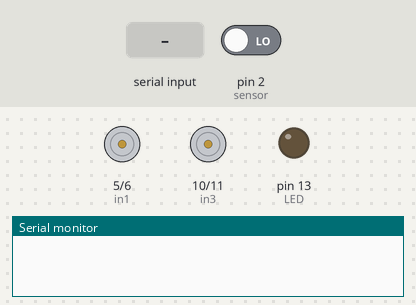
This sketch was run on a simulated Arduino Uno, built with avr-gcc and run on an emulated ATmega328P. Shown: motor-driver pin pairs drawn as motors (green arrow = first pin HIGH = forward, orange = second pin HIGH = backward, longer = more drive), output pins drawn as LEDs (lit = HIGH), the last lines printed to the serial monitor. The test bench sets the inputs (shaded band); at power-on: pin 2 (sensor) LOW.

Above: at 1.2 s.
1.3 s: pin 2 (sensor) driven HIGH
At 2.5 s:
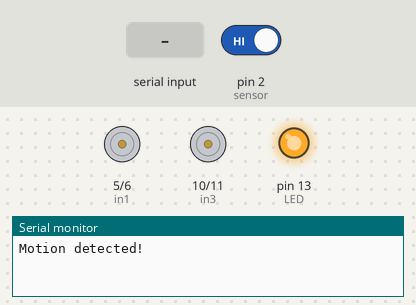
2.8 s: "F" received over Serial
At 3.9 s:
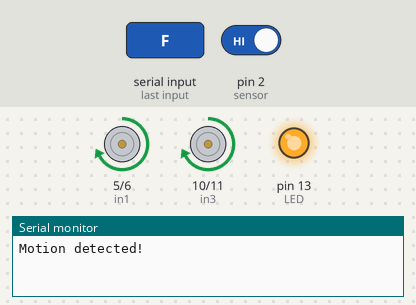
4.3 s: pin 2 (sensor) driven LOW
At 5.1 s:
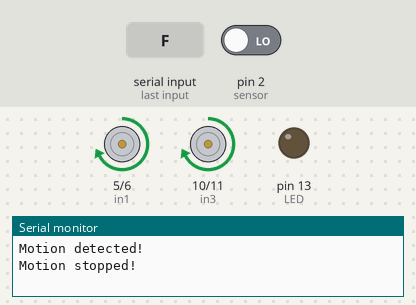
5.8 s: "B" received over Serial
At 6.2 s:
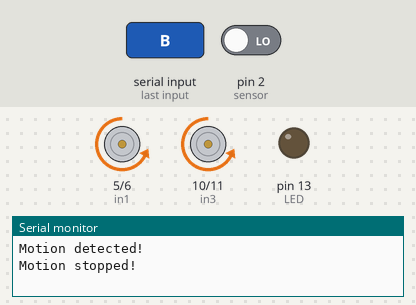
7.3 s: "L" received over Serial
At 8.5 s:
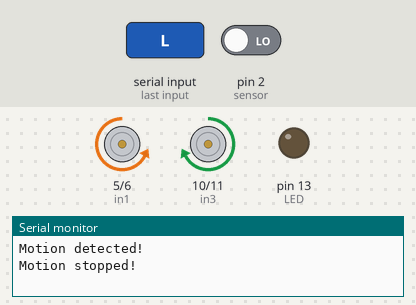
8.8 s: "R" received over Serial
At 9.8 s:
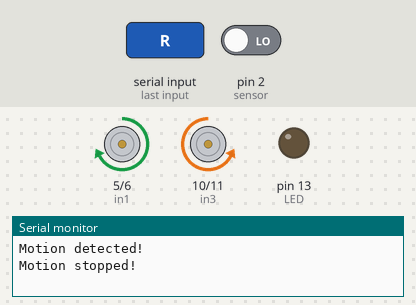
Timing chart, 0 to 11.3 s (numbered marks = the images above; inputs shaded):
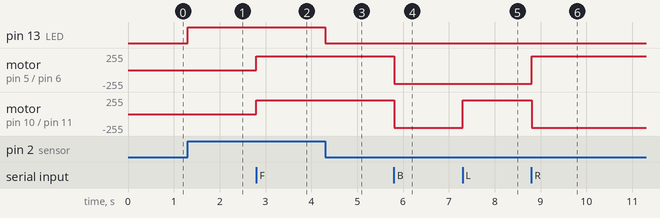

The sketch:

finalcode.ino
```cpp
//Version 4.0 By Owen Sobel
#define in1 5 //L298n Motor Driver pins.
#define in2 6
#define in3 10
#define in4 11
#define LED 13
int command; //Int to store app command state.
int Speed = 204; // 0 - 255.
int Speedsec;
int buttonState = 0;
int lastButtonState = 0;
int Turnradius = 0; //Set the radius of a turn, 0 - 255 Note:the robot will malfunction if this is higher than int Speed.
int brakeTime = 45;
int brkonoff = 1; //1 for the electronic braking system, 0 for normal.
int led = 13;                // the pin that the LED is atteched to
int sensor = 2;              // the pin that the sensor is atteched to
int state = LOW;             // by default, no motion detected
int val = 0;
void setup() {
  pinMode(led, OUTPUT);      // initalize LED as an output
  pinMode(sensor, INPUT);    // initialize sensor as an input
  pinMode(in1, OUTPUT);
  pinMode(in2, OUTPUT);
  pinMode(in3, OUTPUT);
  pinMode(in4, OUTPUT);
  pinMode(LED, OUTPUT); //Set the LED pin.
  Serial.begin(9600);  //Set the baud rate to your Bluetooth module.
}

void loop() { val = digitalRead(sensor);   // read sensor value
  if (val == HIGH) {           // check if the sensor is HIGH
    digitalWrite(led, HIGH);   // turn LED ON
    delay(50);                // delay 100 milliseconds

    if (state == LOW) {
      Serial.println("Motion detected!");
      state = HIGH;       // update variable state to HIGH
    }
  }
  else {
      digitalWrite(led, LOW); // turn LED OFF
      delay(50);             // delay 200 milliseconds

      if (state == HIGH){
        Serial.println("Motion stopped!");
        state = LOW;       // update variable state to LOW
    }
  }
  if (Serial.available() > 0) {
    command = Serial.read();
    Stop(); //Initialize with motors stoped.
    switch (command) {
      case 'F':
        forward();
        break;
      case 'B':
        back();
        break;
      case 'L':
        left();
        break;
      case 'R':
        right();
        break;
      case 'G':
        forwardleft();
        break;
      case 'I':
        forwardright();
        break;
      case 'H':
        backleft();
        break;
      case 'J':
        backright();
        break;
      case '0':
        Speed = 100;
        break;
      case '1':
        Speed = 140;
        break;
      case '2':
        Speed = 153;
        break;
      case '3':
        Speed = 165;
        break;
      case '4':
        Speed = 178;
        break;
      case '5':
        Speed = 191;
        break;
      case '6':
        Speed = 204;
        break;
      case '7':
        Speed = 216;
        break;
      case '8':
        Speed = 229;
        break;
      case '9':
        Speed = 242;
        break;
      case 'q':
        Speed = 255;
        break;
    }
    Speedsec = Turnradius;
    if (brkonoff == 1) {
      brakeOn();
    } else {
      brakeOff();
    }
  }
}

void forward() {
  analogWrite(in1, Speed);
  analogWrite(in3, Speed);
}

void back() {
  analogWrite(in2, Speed);
  analogWrite(in4, Speed);
}

void left() {
  analogWrite(in3, Speed);
  analogWrite(in2, Speed);
}

void right() {
  analogWrite(in4, Speed);
  analogWrite(in1, Speed);
}
void forwardleft() {
  analogWrite(in1, Speedsec);
  analogWrite(in3, Speed);
}
void forwardright() {
  analogWrite(in1, Speed);
  analogWrite(in3, Speedsec);
}
void backright() {
  analogWrite(in2, Speed);
  analogWrite(in4, Speedsec);
}
void backleft() {
  analogWrite(in2, Speedsec);
  analogWrite(in4, Speed);
}

void Stop() {
  analogWrite(in1, 0);
  analogWrite(in2, 0);
  analogWrite(in3, 0);
  analogWrite(in4, 0);
}

void brakeOn() {
  //Here's the future use: an electronic braking system!
  // read the pushbutton input pin:
  buttonState = command;
  // compare the buttonState to its previous state
  if (buttonState != lastButtonState) {
    // if the state has changed, increment the counter
    if (buttonState == 'S') {
      if (lastButtonState != buttonState) {
        digitalWrite(in1, HIGH);
        digitalWrite(in2, HIGH);
        digitalWrite(in3, HIGH);
        digitalWrite(in4, HIGH);
        delay(brakeTime);
        Stop();
      }
    }
    // save the current state as the last state,
    //for next time through the loop
    lastButtonState = buttonState;
  }
}
void brakeOff() {

}
```

Measured:
- after the input at 1.3 s, pin 13 (LED): LOW → HIGH at once
- after the input at 2.8 s, motor on pin 5 (in1) / pin 6 (in2), motor on pin 10 (in3) / pin 11 (in4): stopped → forward 204/255 at once
- after the input at 4.3 s, pin 13 (LED): HIGH → LOW at once
- after the input at 5.8 s, motor on pin 5 (in1) / pin 6 (in2), motor on pin 10 (in3) / pin 11 (in4): forward 204/255 → backward 204/255 at once
- after the input at 7.3 s, motor on pin 10 (in3) / pin 11 (in4): backward 204/255 → forward 204/255 at once
- after the input at 8.8 s, motor on pin 5 (in1) / pin 6 (in2): backward 204/255 → forward 204/255 at once; motor on pin 10 (in3) / pin 11 (in4): forward 204/255 → backward 204/255 at once
